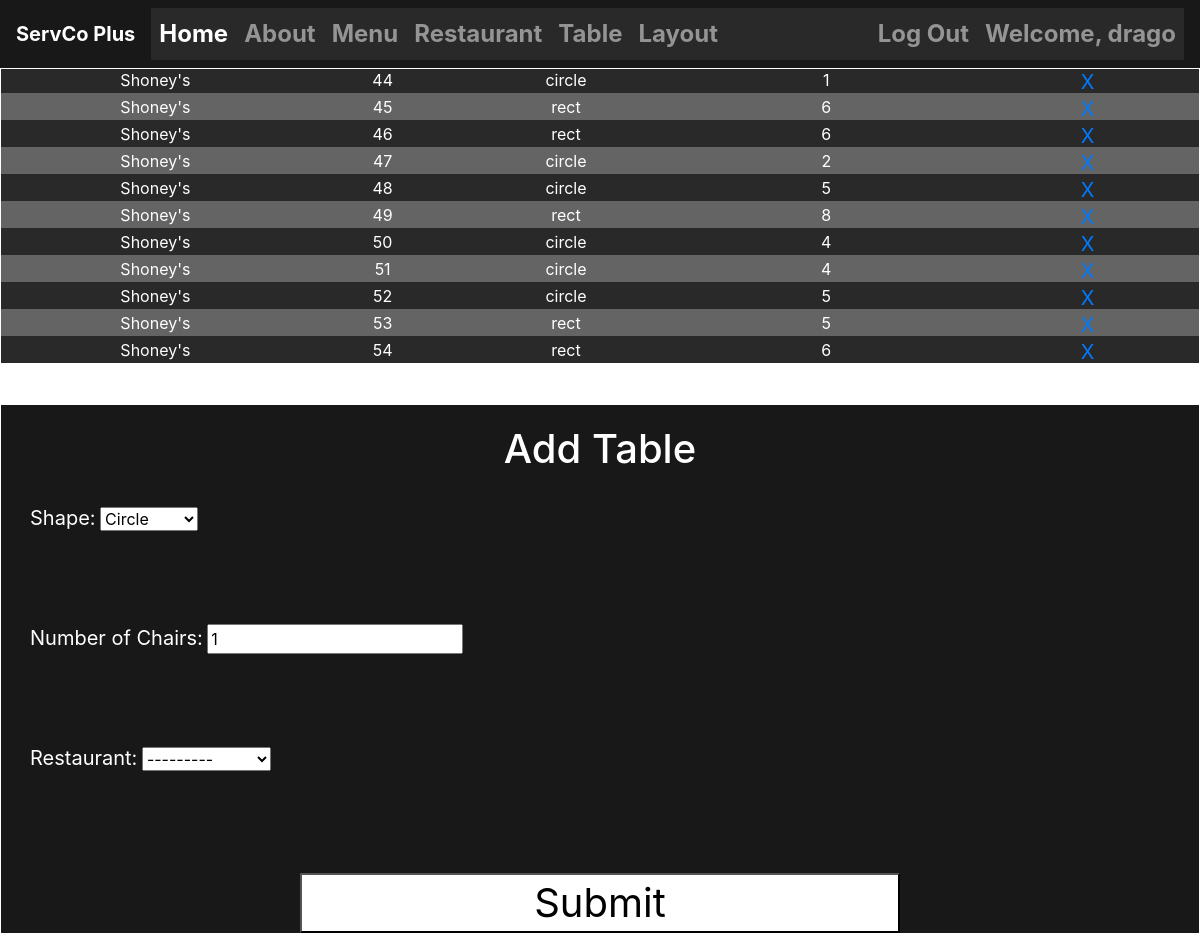
The app's page /table/ (signed in) with its own data.
### TMS/models.py (models this page shows, shortened)
class Table(models.Model):
    tableID = models.AutoField(primary_key=True)
    shape = models.CharField(max_length=30, choices=(('circle', 'Circle'), ('rect', 'Rectangle')), default='Rectangle')
    table_status = models.CharField(max_length=30, choices=(('available', 'Available'), ('occupied', 'Occupied'), ('reserved', 'Reserved')), default='Available')
    guests = models.PositiveIntegerField(editable=True, default=0)
    seats = models.PositiveIntegerField(editable=True, default=1)
    restaurant = models.ForeignKey(Restaurant, on_delete=models.CASCADE)
    employee = models.ForeignKey(Employee, editable=True, on_delete=models.CASCADE, null=True)

class Restaurant(models.Model):
    id = models.AutoField(primary_key=True)
    name = models.CharField(max_length=30)
    numTables = models.PositiveIntegerField(editable=True, default=0)
    def __str__(self):
        return self.name

### TMS/views.py (the view, shortened to what this page needs)
# urls.py: path("table/", views.table_view, name="table"), # calls table_view to display the table page
def table_view(request):
    form = AddTable()
    tables = Table.objects.all()
    return render(request, 'tables.html', {'tables': tables, 'form': form})

### TMS/forms.py
class AddTable(forms.ModelForm):
     class Meta:
           model = Table
           fields = ['tableID','shape', 'seats', 'restaurant']

### TMS/templates/tables.html (shortened to what this page needs)
{% extends "base.html" %}
{% load static %}
{% block styles %}
<link rel="stylesheet" href="{% static 'myCSS/menu.css' %}">
{% endblock styles %}
{% block content %}
<div class="wrapper-menu wrapper-alt menu-display">
    <table>
        <th colspan="5"><h3>Tables</h3></th>
        <tr>
            <th class="column_headers">Restaurant Name</th>
            <th class="column_headers">Table ID</th>
            <th class="column_headers">Table Shape</th>
            <th class="column_headers">Number of Seats</th>
            <th class="column_headers">Delete Table</th>
        </tr>
        {% for table in tables %}
        <tr>
            <td class="left-column">{{table.restaurant.name}}</td>
            <td>{{table.tableID}}</td>
            <td>{{table.shape}}</td>
            <td class="right-column">{{table.seats}}</td>
            <td class="delete_cell"><a href="{% url 'deletetable' tableID=table.tableID %}" class="delete_button">X</a></td>
        </tr>
        {% endfor %}
    </table>
</div>
<div class="wrapper-menu wrapper-alt">
    <form method="POST" action="{% url 'table' %}">
        <h1>Add Table</h1>
        <div class="input-field">
            <label for="id_shape">Shape: </label>
            {{form.shape}}
        </div>
        <div class="input-field">
            <label for="id_seats">Number of Chairs: </label>
            {{form.seats}}
        </div>
        <div class="input-field">
            <label for="id_restaurant">Restaurant: </label>
            {{form.restaurant}}
        </div>
        <div>
            <button style="width:600px; height: 60px; font-size: 40px;">Submit</button>
        </div>
    </form>
</div>
{% endblock %}

### TMS/templates/base.html (shortened to what this page needs)
<!DOCTYPE html>
{% load static %}
<html lang="en">
  <head>
    <link
      href="https://stackpath.bootstrapcdn.com/bootstrap/4.3.1/css/bootstrap.min.css"
      rel="stylesheet"
    />
    {% block styles %}
    {% endblock styles %}
    <link rel="stylesheet" href="{% static 'myCSS/navbar.css' %}">
  </head>
  <body>
    <nav class="navbar navbar-expand-lg navbar-dark bg-dark">
      <a class="navbar-brand" href="#">ServCo Plus</a>
      <div class="collapse navbar-collapse" id="navbarNav">
        <ul class="navbar-nav">
          <li class="nav-item active">
            <a class="nav-link" href="{% url 'home' %}">Home</a>
          </li>
          <li class="nav-item">
            <a class="nav-link" href="{% url 'about' %}">About</a>
          </li>
          <li class="nav-item">
            <a class="nav-link" href="{% url 'menu' %}">Menu</a>
          </li>
          <li class="nav-item">
            <a href="{% url 'restaurant' %}" class="nav-link">Restaurant</a>
          </li>
          <li class="nav-item">
            <a href="{% url 'table' %}" class="nav-link">Table</a>
          </li>
          <li class="nav-item">
            <a href="{% url 'layout' %}" class="nav-link">Layout</a>
          </li>
        </ul>
        <ul class="navbar-nav nav-user">
          {% if request.user.is_authenticated %}
          <li class="nav-item">
            <a href="{% url 'logout' %}" class="nav-link">Log Out</a>
          </li>
          <li class="nav-item">
            <a href="" class="nav-link">Welcome, {{user.username}}</a>
          </li>
          {% endif %}
        </ul>
      </div>
    </nav>
    {% block content %}
    {% endblock %}
  </body>
</html>

### TMS/static/myCSS/menu.css (style rules this page uses)
body { height: 100vh; width: 100vw; display: flex; align-items: center; justify-content: center; background-image: url("/static/img/clem-onojeghuo-zlABb6Gke24-unsplash.jpg"); background-size: cover; }
.wrapper-menu, .wrapper-restaurant { background-color: rgb(24, 24, 24); height: 700px; width: 700px; display: flex; align-items: center; margin: 20px; border: solid white 1px; }
.wrapper-alt { background-color: rgb(24, 24, 24); border: solid white 1px; display: flex; flex-direction: column; align-items: center; }
form { height: 100%; width: 100%; display: flex; flex-direction: column; align-items: center; }
h1 { margin: 20px; color: white; }
.input-field { margin: 10px; height: 60px; width: 600px; display: inline-block; margin-bottom: 50px; color: white; align-items: center; }
button { width: 600px; height: 60px; font-size: 40px; background-color: white; color: black; margin-top: 20px; display: flex; justify-content: center; align-items: center; }
label { font-size: 20px; color: white; }
th { text-align: center; }
.column_headers { text-align: center; }
td { text-align: center; }
table { width: 100%; color: white; }
table tr:nth-child(odd) { background-color: rgb(42, 41, 41); }
table tr:nth-child(even) { background-color: rgb(100, 100, 100); }
.delete_button { height: 25px; width: 25px; font-size: 20px; }
.delete_cell { display: flex; justify-content: center; align-items: center; }
@media (max-width: 1000px), (max-height: 1000px) { body { flex-direction: column; justify-content: center; align-items: center; } }
@media (max-width: 1000px), (max-height: 1000px) { .wrapper-alt { background-color: rgb(24, 24, 24); border: solid white 1px; display: flex; flex-direction: column; align-items: center; width: 100vw; height: 100%; } }
@media (max-width: 1000px), (max-height: 1000px) { button, .form-input, .input-field { width: 95vw; } }
@media (max-width: 1000px), (max-height: 1000px) { .restaurant-display, .menu-display { margin-top: 150px; } }

### TMS/static/myCSS/navbar.css (style rules this page uses)
.navbar { background-color: rgb(24, 24, 24) !important; position: absolute; top: 0px; width: 100%; border-bottom: 1px white solid; font-size: x-large; font-weight: 700; }
.navbar-collapse { background-color: rgb(42, 41, 41); display: flex; justify-content: space-between; }

### records on screen
Table: restaurant.name "Shoney's", tableID "44", shape "circle", seats "1"
Table: restaurant.name "Shoney's", tableID "45", shape "rect", seats "6"
Table: restaurant.name "Shoney's", tableID "46", shape "rect", seats "6"
Table: restaurant.name "Shoney's", tableID "47", shape "circle", seats "2"
Table: restaurant.name "Shoney's", tableID "48", shape "circle", seats "5"
Table: restaurant.name "Shoney's", tableID "49", shape "rect", seats "8"
Table: restaurant.name "Shoney's", tableID "50", shape "circle", seats "4"
Table: restaurant.name "Shoney's", tableID "51", shape "circle", seats "4"
Table: restaurant.name "Shoney's", tableID "52", shape "circle", seats "5"
Table: restaurant.name "Shoney's", tableID "53", shape "rect", seats "5"
Table: restaurant.name "Shoney's", tableID "54", shape "rect", seats "6"

### other values on screen
{{ user.username }} "drago"
